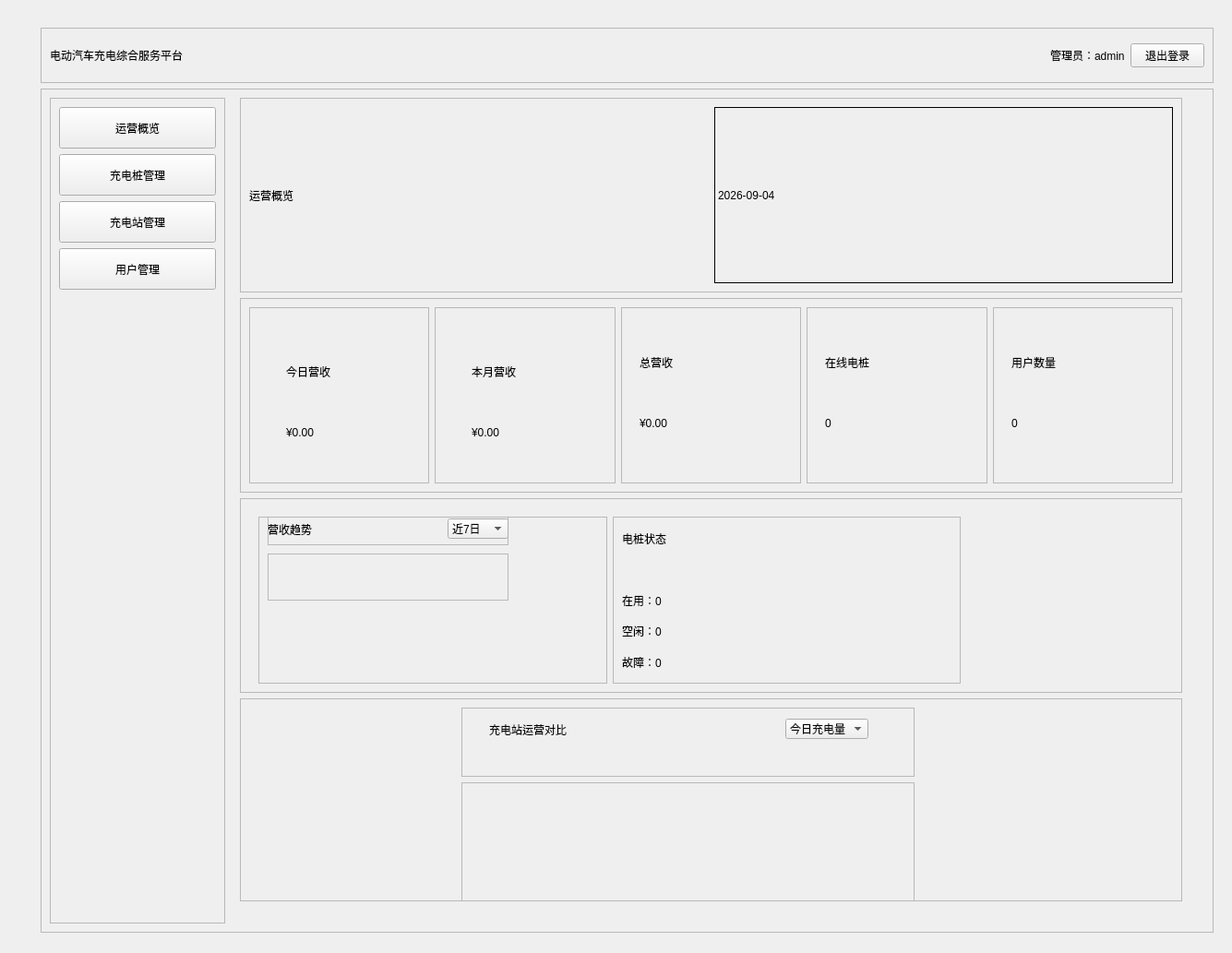
<?xml version="1.0" encoding="UTF-8"?>
<ui version="4.0">
 <class>MainWindow</class>
 <widget class="QMainWindow" name="MainWindow">
  <property name="geometry">
   <rect>
    <x>0</x>
    <y>0</y>
    <width>1335</width>
    <height>1033</height>
   </rect>
  </property>
  <property name="windowTitle">
   <string>充电管理系统</string>
  </property>
  <widget class="QWidget" name="centralwidget">
   <widget class="QWidget" name="">
    <property name="geometry">
     <rect>
      <x>44</x>
      <y>30</y>
      <width>1271</width>
      <height>981</height>
     </rect>
    </property>
    <layout class="QVBoxLayout" name="verticalLayout">
     <item>
      <widget class="QFrame" name="frameTopBar">
       <property name="minimumSize">
        <size>
         <width>0</width>
         <height>60</height>
        </size>
       </property>
       <property name="maximumSize">
        <size>
         <width>16777215</width>
         <height>60</height>
        </size>
       </property>
       <property name="frameShape">
        <enum>QFrame::StyledPanel</enum>
       </property>
       <property name="frameShadow">
        <enum>QFrame::Raised</enum>
       </property>
       <layout class="QHBoxLayout" name="horizontalLayout">
        <item>
         <widget class="QLabel" name="labelSystemTitle">
          <property name="text">
           <string>电动汽车充电综合服务平台</string>
          </property>
         </widget>
        </item>
        <item>
         <spacer name="horizontalSpacer">
          <property name="orientation">
           <enum>Qt::Horizontal</enum>
          </property>
          <property name="sizeHint" stdset="0">
           <size>
            <width>866</width>
            <height>20</height>
           </size>
          </property>
         </spacer>
        </item>
        <item>
         <widget class="QLabel" name="labelAdminName">
          <property name="text">
           <string>管理员：admin</string>
          </property>
         </widget>
        </item>
        <item>
         <widget class="QPushButton" name="btnLogout">
          <property name="text">
           <string>退出登录</string>
          </property>
         </widget>
        </item>
       </layout>
      </widget>
     </item>
     <item>
      <widget class="QFrame" name="frameBody">
       <property name="frameShape">
        <enum>QFrame::StyledPanel</enum>
       </property>
       <property name="frameShadow">
        <enum>QFrame::Raised</enum>
       </property>
       <layout class="QHBoxLayout" name="horizontalLayout_2">
        <item>
         <widget class="QFrame" name="frameSidebar">
          <property name="minimumSize">
           <size>
            <width>190</width>
            <height>0</height>
           </size>
          </property>
          <property name="maximumSize">
           <size>
            <width>190</width>
            <height>16777215</height>
           </size>
          </property>
          <property name="frameShape">
           <enum>QFrame::StyledPanel</enum>
          </property>
          <property name="frameShadow">
           <enum>QFrame::Raised</enum>
          </property>
          <layout class="QVBoxLayout" name="verticalLayout_2">
           <item>
            <widget class="QPushButton" name="btnDashboard">
             <property name="minimumSize">
              <size>
               <width>0</width>
               <height>45</height>
              </size>
             </property>
             <property name="text">
              <string>运营概览</string>
             </property>
            </widget>
           </item>
           <item>
            <widget class="QPushButton" name="btnPile">
             <property name="minimumSize">
              <size>
               <width>0</width>
               <height>45</height>
              </size>
             </property>
             <property name="text">
              <string>充电桩管理</string>
             </property>
            </widget>
           </item>
           <item>
            <widget class="QPushButton" name="btnStation">
             <property name="minimumSize">
              <size>
               <width>0</width>
               <height>45</height>
              </size>
             </property>
             <property name="text">
              <string>充电站管理</string>
             </property>
            </widget>
           </item>
           <item>
            <widget class="QPushButton" name="btnUser">
             <property name="minimumSize">
              <size>
               <width>0</width>
               <height>45</height>
              </size>
             </property>
             <property name="text">
              <string>用户管理</string>
             </property>
            </widget>
           </item>
           <item>
            <spacer name="verticalSpacer">
             <property name="orientation">
              <enum>Qt::Vertical</enum>
             </property>
             <property name="sizeHint" stdset="0">
              <size>
               <width>20</width>
               <height>666</height>
              </size>
             </property>
            </spacer>
           </item>
          </layout>
         </widget>
        </item>
        <item>
         <widget class="QStackedWidget" name="stackedWidget">
          <property name="currentIndex">
           <number>0</number>
          </property>
          <widget class="QWidget" name="pageDashboard">
           <widget class="QWidget" name="">
            <property name="geometry">
             <rect>
              <x>10</x>
              <y>0</y>
              <width>1021</width>
              <height>871</height>
             </rect>
            </property>
            <layout class="QVBoxLayout" name="verticalLayout_11">
             <item>
              <layout class="QVBoxLayout" name="verticalLayout_3">
               <item>
                <widget class="QFrame" name="frameDashboardHeader">
                 <property name="frameShape">
                  <enum>QFrame::StyledPanel</enum>
                 </property>
                 <property name="frameShadow">
                  <enum>QFrame::Raised</enum>
                 </property>
                 <layout class="QHBoxLayout" name="horizontalLayout_3">
                  <item>
                   <widget class="QLabel" name="labelDashboardTitle">
                    <property name="text">
                     <string>运营概览</string>
                    </property>
                   </widget>
                  </item>
                  <item>
                   <widget class="QLabel" name="labelCurrentDate">
                    <property name="frameShape">
                     <enum>QFrame::Box</enum>
                    </property>
                    <property name="text">
                     <string>2026-09-04</string>
                    </property>
                   </widget>
                  </item>
                 </layout>
                </widget>
               </item>
               <item>
                <widget class="QFrame" name="frameStatistics">
                 <property name="frameShape">
                  <enum>QFrame::StyledPanel</enum>
                 </property>
                 <property name="frameShadow">
                  <enum>QFrame::Raised</enum>
                 </property>
                 <layout class="QHBoxLayout" name="horizontalLayout_4">
                  <item>
                   <widget class="QFrame" name="frameTodayRevenue">
                    <property name="frameShape">
                     <enum>QFrame::StyledPanel</enum>
                    </property>
                    <property name="frameShadow">
                     <enum>QFrame::Raised</enum>
                    </property>
                    <widget class="QWidget" name="">
                     <property name="geometry">
                      <rect>
                       <x>40</x>
                       <y>20</y>
                       <width>62</width>
                       <height>125</height>
                      </rect>
                     </property>
                     <layout class="QVBoxLayout" name="verticalLayout_4">
                      <item>
                       <widget class="QLabel" name="labelTodayRevenueTitle">
                        <property name="minimumSize">
                         <size>
                          <width>0</width>
                          <height>100</height>
                         </size>
                        </property>
                        <property name="text">
                         <string>今日营收</string>
                        </property>
                       </widget>
                      </item>
                      <item>
                       <widget class="QLabel" name="labelTodayRevenue">
                        <property name="text">
                         <string>¥0.00</string>
                        </property>
                       </widget>
                      </item>
                     </layout>
                    </widget>
                   </widget>
                  </item>
                  <item>
                   <widget class="QFrame" name="frameMonthRevenue">
                    <property name="frameShape">
                     <enum>QFrame::StyledPanel</enum>
                    </property>
                    <property name="frameShadow">
                     <enum>QFrame::Raised</enum>
                    </property>
                    <widget class="QWidget" name="">
                     <property name="geometry">
                      <rect>
                       <x>40</x>
                       <y>20</y>
                       <width>62</width>
                       <height>125</height>
                      </rect>
                     </property>
                     <layout class="QVBoxLayout" name="verticalLayout_5">
                      <item>
                       <widget class="QLabel" name="labelMonthRevenueTitle">
                        <property name="minimumSize">
                         <size>
                          <width>0</width>
                          <height>100</height>
                         </size>
                        </property>
                        <property name="text">
                         <string>本月营收</string>
                        </property>
                       </widget>
                      </item>
                      <item>
                       <widget class="QLabel" name="labelMonthRevenue">
                        <property name="text">
                         <string>¥0.00</string>
                        </property>
                       </widget>
                      </item>
                     </layout>
                    </widget>
                   </widget>
                  </item>
                  <item>
                   <widget class="QFrame" name="frameTotalRevenue">
                    <property name="frameShape">
                     <enum>QFrame::StyledPanel</enum>
                    </property>
                    <property name="frameShadow">
                     <enum>QFrame::Raised</enum>
                    </property>
                    <widget class="QWidget" name="">
                     <property name="geometry">
                      <rect>
                       <x>20</x>
                       <y>10</y>
                       <width>47</width>
                       <height>125</height>
                      </rect>
                     </property>
                     <layout class="QVBoxLayout" name="verticalLayout_6">
                      <item>
                       <widget class="QLabel" name="labelTotalRevenueTitle">
                        <property name="minimumSize">
                         <size>
                          <width>0</width>
                          <height>100</height>
                         </size>
                        </property>
                        <property name="text">
                         <string>总营收</string>
                        </property>
                       </widget>
                      </item>
                      <item>
                       <widget class="QLabel" name="labelTotalRevenue">
                        <property name="text">
                         <string>¥0.00</string>
                        </property>
                       </widget>
                      </item>
                     </layout>
                    </widget>
                   </widget>
                  </item>
                  <item>
                   <widget class="QFrame" name="frameOnlinePile">
                    <property name="frameShape">
                     <enum>QFrame::StyledPanel</enum>
                    </property>
                    <property name="frameShadow">
                     <enum>QFrame::Raised</enum>
                    </property>
                    <widget class="QWidget" name="">
                     <property name="geometry">
                      <rect>
                       <x>20</x>
                       <y>10</y>
                       <width>62</width>
                       <height>125</height>
                      </rect>
                     </property>
                     <layout class="QVBoxLayout" name="verticalLayout_7">
                      <item>
                       <widget class="QLabel" name="labelOnlinePileTitle">
                        <property name="minimumSize">
                         <size>
                          <width>0</width>
                          <height>100</height>
                         </size>
                        </property>
                        <property name="text">
                         <string>在线电桩</string>
                        </property>
                       </widget>
                      </item>
                      <item>
                       <widget class="QLabel" name="labelOnlinePile">
                        <property name="text">
                         <string>0</string>
                        </property>
                       </widget>
                      </item>
                     </layout>
                    </widget>
                   </widget>
                  </item>
                  <item>
                   <widget class="QFrame" name="frameUserCount">
                    <property name="frameShape">
                     <enum>QFrame::StyledPanel</enum>
                    </property>
                    <property name="frameShadow">
                     <enum>QFrame::Raised</enum>
                    </property>
                    <widget class="QWidget" name="">
                     <property name="geometry">
                      <rect>
                       <x>20</x>
                       <y>10</y>
                       <width>62</width>
                       <height>125</height>
                      </rect>
                     </property>
                     <layout class="QVBoxLayout" name="verticalLayout_8">
                      <item>
                       <widget class="QLabel" name="labelUserCountTitle">
                        <property name="minimumSize">
                         <size>
                          <width>0</width>
                          <height>100</height>
                         </size>
                        </property>
                        <property name="text">
                         <string>用户数量</string>
                        </property>
                       </widget>
                      </item>
                      <item>
                       <widget class="QLabel" name="labelUserCount">
                        <property name="text">
                         <string>0</string>
                        </property>
                       </widget>
                      </item>
                     </layout>
                    </widget>
                   </widget>
                  </item>
                 </layout>
                </widget>
               </item>
               <item>
                <widget class="QFrame" name="frameCharts">
                 <property name="frameShape">
                  <enum>QFrame::StyledPanel</enum>
                 </property>
                 <property name="frameShadow">
                  <enum>QFrame::Raised</enum>
                 </property>
                 <widget class="QWidget" name="">
                  <property name="geometry">
                   <rect>
                    <x>20</x>
                    <y>20</y>
                    <width>761</width>
                    <height>181</height>
                   </rect>
                  </property>
                  <layout class="QHBoxLayout" name="horizontalLayout_5">
                   <item>
                    <widget class="QFrame" name="frameRevenueChart">
                     <property name="frameShape">
                      <enum>QFrame::StyledPanel</enum>
                     </property>
                     <property name="frameShadow">
                      <enum>QFrame::Raised</enum>
                     </property>
                     <widget class="QFrame" name="frameRevenueHeader">
                      <property name="geometry">
                       <rect>
                        <x>10</x>
                        <y>0</y>
                        <width>261</width>
                        <height>31</height>
                       </rect>
                      </property>
                      <property name="frameShape">
                       <enum>QFrame::StyledPanel</enum>
                      </property>
                      <property name="frameShadow">
                       <enum>QFrame::Raised</enum>
                      </property>
                      <widget class="QWidget" name="">
                       <property name="geometry">
                        <rect>
                         <x>0</x>
                         <y>0</y>
                         <width>261</width>
                         <height>27</height>
                        </rect>
                       </property>
                       <layout class="QHBoxLayout" name="horizontalLayout_6">
                        <item>
                         <widget class="QLabel" name="labelRevenueTitle">
                          <property name="text">
                           <string>营收趋势</string>
                          </property>
                         </widget>
                        </item>
                        <item>
                         <spacer name="horizontalSpacer_2">
                          <property name="orientation">
                           <enum>Qt::Horizontal</enum>
                          </property>
                          <property name="sizeHint" stdset="0">
                           <size>
                            <width>40</width>
                            <height>20</height>
                           </size>
                          </property>
                         </spacer>
                        </item>
                        <item>
                         <widget class="QComboBox" name="comboRevenueRange">
                          <item>
                           <property name="text">
                            <string>近7日</string>
                           </property>
                          </item>
                          <item>
                           <property name="text">
                            <string>近30日</string>
                           </property>
                          </item>
                         </widget>
                        </item>
                       </layout>
                      </widget>
                     </widget>
                     <widget class="QFrame" name="frameRevenueContent">
                      <property name="geometry">
                       <rect>
                        <x>10</x>
                        <y>40</y>
                        <width>261</width>
                        <height>51</height>
                       </rect>
                      </property>
                      <property name="frameShape">
                       <enum>QFrame::StyledPanel</enum>
                      </property>
                      <property name="frameShadow">
                       <enum>QFrame::Raised</enum>
                      </property>
                      <layout class="QVBoxLayout" name="verticalLayout_9">
                       <item>
                        <widget class="QWidget" name="widgetRevenueChart" native="true"/>
                       </item>
                      </layout>
                     </widget>
                    </widget>
                   </item>
                   <item>
                    <widget class="QFrame" name="framePileStatus">
                     <property name="frameShape">
                      <enum>QFrame::StyledPanel</enum>
                     </property>
                     <property name="frameShadow">
                      <enum>QFrame::Raised</enum>
                     </property>
                     <widget class="QWidget" name="">
                      <property name="geometry">
                       <rect>
                        <x>10</x>
                        <y>10</y>
                        <width>331</width>
                        <height>161</height>
                       </rect>
                      </property>
                      <layout class="QVBoxLayout" name="verticalLayout_10">
                       <item>
                        <widget class="QLabel" name="labelPileStatusTitle">
                         <property name="text">
                          <string>电桩状态</string>
                         </property>
                        </widget>
                       </item>
                       <item>
                        <widget class="QWidget" name="widgetPileStatusChart" native="true"/>
                       </item>
                       <item>
                        <widget class="QLabel" name="labelPileUsing">
                         <property name="text">
                          <string>在用：0</string>
                         </property>
                        </widget>
                       </item>
                       <item>
                        <widget class="QLabel" name="labelPileIdle">
                         <property name="text">
                          <string>空闲：0</string>
                         </property>
                        </widget>
                       </item>
                       <item>
                        <widget class="QLabel" name="labelPileFault">
                         <property name="text">
                          <string>故障：0</string>
                         </property>
                        </widget>
                       </item>
                      </layout>
                     </widget>
                    </widget>
                   </item>
                  </layout>
                 </widget>
                </widget>
               </item>
              </layout>
             </item>
             <item>
              <widget class="QFrame" name="frameStationCompare">
               <property name="maximumSize">
                <size>
                 <width>16777215</width>
                 <height>220</height>
                </size>
               </property>
               <property name="frameShape">
                <enum>QFrame::StyledPanel</enum>
               </property>
               <property name="frameShadow">
                <enum>QFrame::Raised</enum>
               </property>
               <widget class="QWidget" name="">
                <property name="geometry">
                 <rect>
                  <x>240</x>
                  <y>10</y>
                  <width>491</width>
                  <height>281</height>
                 </rect>
                </property>
                <layout class="QVBoxLayout" name="verticalLayout_12">
                 <item>
                  <widget class="QFrame" name="frameStationCompareHeader">
                   <property name="frameShape">
                    <enum>QFrame::StyledPanel</enum>
                   </property>
                   <property name="frameShadow">
                    <enum>QFrame::Raised</enum>
                   </property>
                   <widget class="QWidget" name="">
                    <property name="geometry">
                     <rect>
                      <x>30</x>
                      <y>10</y>
                      <width>411</width>
                      <height>27</height>
                     </rect>
                    </property>
                    <layout class="QHBoxLayout" name="horizontalLayout_7">
                     <item>
                      <widget class="QLabel" name="labelStationCompareTitle">
                       <property name="text">
                        <string>充电站运营对比</string>
                       </property>
                      </widget>
                     </item>
                     <item>
                      <spacer name="horizontalSpacer_3">
                       <property name="orientation">
                        <enum>Qt::Horizontal</enum>
                       </property>
                       <property name="sizeHint" stdset="0">
                        <size>
                         <width>40</width>
                         <height>20</height>
                        </size>
                       </property>
                      </spacer>
                     </item>
                     <item>
                      <widget class="QComboBox" name="comboStationCompareMetric">
                       <item>
                        <property name="text">
                         <string>今日充电量</string>
                        </property>
                       </item>
                       <item>
                        <property name="text">
                         <string>今日营收</string>
                        </property>
                       </item>
                       <item>
                        <property name="text">
                         <string>充电次数</string>
                        </property>
                       </item>
                       <item>
                        <property name="text">
                         <string>电桩利用率</string>
                        </property>
                       </item>
                      </widget>
                     </item>
                    </layout>
                   </widget>
                  </widget>
                 </item>
                 <item>
                  <widget class="QFrame" name="frameStationCompareContent">
                   <property name="frameShape">
                    <enum>QFrame::StyledPanel</enum>
                   </property>
                   <property name="frameShadow">
                    <enum>QFrame::Raised</enum>
                   </property>
                   <layout class="QVBoxLayout" name="verticalLayout_13">
                    <item>
                     <widget class="QWidget" name="widgetStationCompareChart" native="true">
                      <property name="minimumSize">
                       <size>
                        <width>0</width>
                        <height>180</height>
                       </size>
                      </property>
                     </widget>
                    </item>
                   </layout>
                  </widget>
                 </item>
                </layout>
               </widget>
              </widget>
             </item>
            </layout>
           </widget>
          </widget>
          <widget class="QWidget" name="pagePile">
           <widget class="QLabel" name="labelPileTitle">
            <property name="geometry">
             <rect>
              <x>40</x>
              <y>20</y>
              <width>111</width>
              <height>17</height>
             </rect>
            </property>
            <property name="text">
             <string>充电桩管理</string>
            </property>
           </widget>
          </widget>
          <widget class="QWidget" name="pageStation">
           <widget class="QLabel" name="labelStationTitle">
            <property name="geometry">
             <rect>
              <x>20</x>
              <y>20</y>
              <width>67</width>
              <height>17</height>
             </rect>
            </property>
            <property name="text">
             <string>充电站管理</string>
            </property>
           </widget>
          </widget>
          <widget class="QWidget" name="pageUser">
           <widget class="QLabel" name="labelUserTitle">
            <property name="geometry">
             <rect>
              <x>20</x>
              <y>20</y>
              <width>67</width>
              <height>17</height>
             </rect>
            </property>
            <property name="text">
             <string>用户管理</string>
            </property>
           </widget>
          </widget>
         </widget>
        </item>
       </layout>
      </widget>
     </item>
    </layout>
   </widget>
  </widget>
 </widget>
 <resources/>
 <connections/>
</ui>
